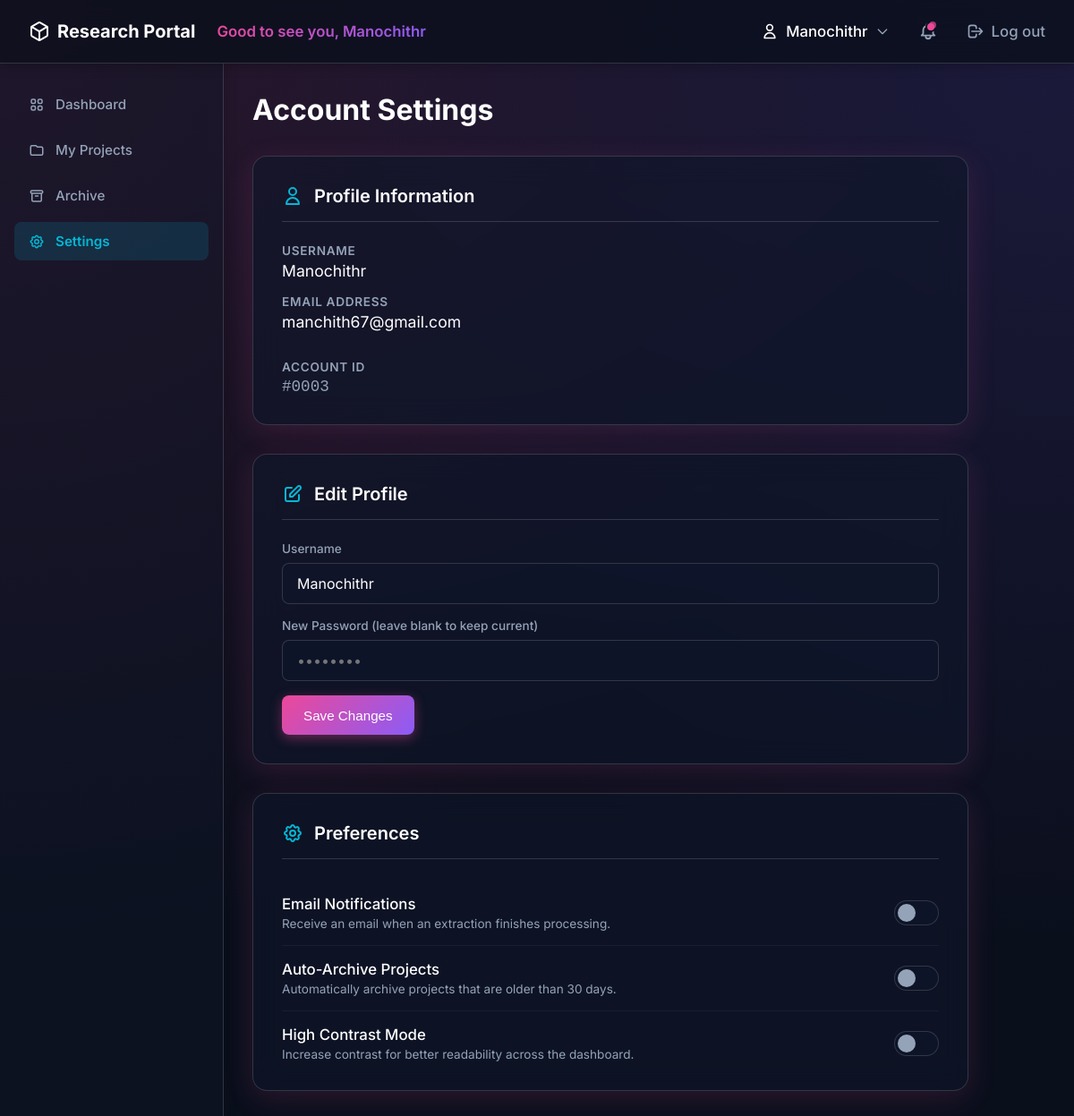
The app's page /settings (signed in) with its own data.
### models.py (models this page shows)
class User(UserMixin, db.Model):
    id = db.Column(db.Integer, primary_key=True)
    username = db.Column(db.String(150), unique=True, nullable=False)
    email = db.Column(db.String(150), unique=True, nullable=False)
    password_hash = db.Column(db.String(256), nullable=False)
    email_notifications = db.Column(db.Boolean, default=True)
    high_contrast_mode = db.Column(db.Boolean, default=False)
    auto_archive_projects = db.Column(db.Boolean, default=False)
    projects = db.relationship('ResearchProject', backref='user', lazy=True)

### app.py (the view)
@app.route('/settings', methods=['GET'])
@login_required
def settings():
    return render_template('settings.html', title="Settings")

### app.py (called while the page is built)
@login_manager.user_loader
def load_user(user_id):
    return User.query.get(int(user_id))

### templates/settings.html (shortened to what this page needs)
{% extends "base.html" %}
{% block content %}
<div class="dashboard-header"
    style="display: flex; justify-content: space-between; align-items: center; margin-bottom: var(--space-8); width: 100%;">
    <h1 style="margin: 0; font-size: 2rem; font-weight: 700;">Account Settings</h1>
</div>
<div class="settings-container">
    <div class="settings-section">
        <h2>
            <svg fill="none" stroke="currentColor" viewBox="0 0 24 24" width="24" height="24">
                <path stroke-linecap="round" stroke-linejoin="round" stroke-width="2"
                    d="M16 7a4 4 0 11-8 0 4 4 0 018 0zM12 14a7 7 0 00-7 7h14a7 7 0 00-7-7z"></path>
            </svg>
            Profile Information
        </h2>
        <div class="profile-info">
            <div class="info-group">
                <span class="info-label">Username</span>
                <span class="info-value">{{ current_user.username }}</span>
            </div>
            <div class="info-group">
                <span class="info-label">Email Address</span>
                <span class="info-value">{{ current_user.email }}</span>
            </div>
            <div class="info-group" style="margin-top: var(--space-4);">
                <span class="info-label">Account ID</span>
                <span class="info-value" style="font-family: monospace; color: var(--text-muted);">#000{{
                    current_user.id }}</span>
            </div>
        </div>
    </div>
    <div class="settings-section">
        <h2>
            <svg fill="none" stroke="currentColor" viewBox="0 0 24 24" width="24" height="24">
                <path stroke-linecap="round" stroke-linejoin="round" stroke-width="2"
                    d="M11 5H6a2 2 0 00-2 2v11a2 2 0 002 2h11a2 2 0 002-2v-5m-1.414-9.414a2 2 0 112.828 2.828L11.828 15H9v-2.828l8.586-8.586z">
                </path>
            </svg>
            Edit Profile
        </h2>
        <form method="POST" action="{{ url_for('auth.update_profile') }}">
            <div class="form-group" style="margin-bottom: var(--space-4);">
                <label for="username">Username</label>
                <input type="text" id="username" name="username" class="form-control"
                    value="{{ current_user.username }}" required>
            </div>
            <div class="form-group" style="margin-bottom: var(--space-4);">
                <label for="password">New Password (leave blank to keep current)</label>
                <input type="password" id="password" name="password" class="form-control" placeholder="••••••••">
            </div>
            <div class="form-actions" style="margin-top: var(--space-4); justify-content: flex-start;">
                <button type="submit" class="btn-gradient">Save Changes</button>
            </div>
        </form>
    </div>
    <div class="settings-section">
        <h2>
            Preferences
        </h2>
        <div class="setting-item">
            <div class="setting-info">
                <span class="setting-title">Email Notifications</span>
                <span class="setting-desc">Receive an email when an extraction finishes processing.</span>
            </div>
            <label class="toggle-switch">
                <span class="slider"></span>
            </label>
        </div>
        <div class="setting-item">
            <div class="setting-info">
                <span class="setting-title">Auto-Archive Projects</span>
                <span class="setting-desc">Automatically archive projects that are older than 30 days.</span>
            </div>
            <label class="toggle-switch">
                <span class="slider"></span>
            </label>
        </div>
        <div class="setting-item">
            <div class="setting-info">
                <span class="setting-title">High Contrast Mode</span>
                <span class="setting-desc">Increase contrast for better readability across the dashboard.</span>
            </div>
            <label class="toggle-switch">
                <span class="slider"></span>
            </label>
        </div>
    </div>
</div>
{% endblock %}

### templates/base.html (shortened to what this page needs)
<!DOCTYPE html>
<html lang="en">
<head>
</head>
<body class="{% if current_user.is_authenticated and current_user.high_contrast_mode %}high-contrast{% endif %}">
    <nav class="navbar">
        <a href="{{ url_for('index') }}" class="navbar-brand">
            Research Portal
        </a>
        {% if current_user.is_authenticated %}
        <div style="flex: 1; display: flex; align-items: center; padding-left: var(--space-6);">
            <span
                style="background: linear-gradient(135deg, var(--gradient-start), var(--gradient-end)); -webkit-background-clip: text; -webkit-text-fill-color: transparent; font-weight: 600; font-size: 1.05rem;">
                Good to see you, {{ current_user.username }}
            </span>
        </div>
        {% endif %}
        <div class="navbar-nav">
            {% if current_user.is_authenticated %}
            <div class="profile-dropdown">
                <span class="nav-link profile-toggle"
                    style="color: var(--text-main); font-size: 1.05rem; font-weight: 500; cursor: pointer; display: flex; align-items: center; gap: 8px;">
                    <svg fill="none" stroke="currentColor" viewBox="0 0 24 24" width="20" height="20">
                        <path stroke-linecap="round" stroke-linejoin="round" stroke-width="2"
                            d="M16 7a4 4 0 11-8 0 4 4 0 018 0zM12 14a7 7 0 00-7 7h14a7 7 0 00-7-7z"></path>
                    </svg>
                    {{ current_user.username }}
                    <svg fill="none" stroke="currentColor" viewBox="0 0 24 24" width="16" height="16"
                        style="color: var(--text-muted);">
                        <path stroke-linecap="round" stroke-linejoin="round" stroke-width="2" d="M19 9l-7 7-7-7"></path>
                    </svg>
                </span>
            </div>
            <div style="position: relative; display: flex; align-items: center; justify-content: center; cursor: pointer; padding: 8px; border-radius: 50%; transition: background 0.2s;"
                onmouseover="this.style.background='rgba(255,255,255,0.05)'"
                onmouseout="this.style.background='transparent'">
                <div
                    style="position: absolute; top: 8px; right: 10px; width: 8px; height: 8px; background-color: var(--gradient-start); border-radius: 50%; opacity: 0.7; animation: ping 2s cubic-bezier(0, 0, 0.2, 1) infinite;">
                </div>
            </div>
            <a href="{{ url_for('auth.logout') }}" class="nav-link"
                style="font-size: 1.05rem; display: flex; align-items: center; gap: 8px;">
                <svg fill="none" stroke="currentColor" viewBox="0 0 24 24" width="20" height="20">
                    <path stroke-linecap="round" stroke-linejoin="round" stroke-width="2"
                        d="M17 16l4-4m0 0l-4-4m4 4H7m6 4v1a3 3 0 01-3 3H6a3 3 0 01-3-3V7a3 3 0 013-3h4a3 3 0 013 3v1">
                    </path>
                </svg>
                Log out
            </a>
            {% else %}
            <a href="{{ url_for('auth.login') }}" class="nav-link" style="font-size: 1.05rem;">Log in</a>
            <a href="{{ url_for('auth.signup') }}" class="btn-gradient">Sign up</a>
            {% endif %}
        </div>
    </nav>
    <div class="dashboard-layout">
        {% if current_user.is_authenticated and not hide_sidebar %}
        <aside class="sidebar">
            <div class="sidebar-nav">
                <a href="{{ url_for('dashboard') }}"
                    class="sidebar-link {% if request.endpoint == 'dashboard' %}active{% endif %}">
                    Dashboard
                </a>
                <a href="{{ url_for('projects') }}"
                    class="sidebar-link {% if request.endpoint == 'projects' %}active{% endif %}">
                    <svg fill="none" stroke="currentColor" viewBox="0 0 24 24">
                        <path stroke-linecap="round" stroke-linejoin="round" stroke-width="2"
                            d="M3 7v10a2 2 0 002 2h14a2 2 0 002-2V9a2 2 0 00-2-2h-6l-2-2H5a2 2 0 00-2 2z"></path>
                    </svg>
                    My Projects
                </a>
                <a href="{{ url_for('archive') }}"
                    class="sidebar-link {% if request.endpoint == 'archive' %}active{% endif %}">
                    <svg fill="none" stroke="currentColor" viewBox="0 0 24 24">
                        <path stroke-linecap="round" stroke-linejoin="round" stroke-width="2"
                            d="M5 8h14M5 8a2 2 0 110-4h14a2 2 0 110 4M5 8v10a2 2 0 002 2h10a2 2 0 002-2V8m-9 4h4">
                        </path>
                    </svg>
                    Archive
                </a>
                <a href="{{ url_for('settings') }}"
                    class="sidebar-link {% if request.endpoint == 'settings' %}active{% endif %}">
                    Settings
                </a>
            </div>
        </aside>
        {% endif %}
        <main class="main-content">
            {% block content %}{% endblock %}
        </main>
    </div>
</body>
</html>

### templates/base.html (style rules this page uses)
:root { --bg-color: #0A0F1C; --text-main: #FFFFFF; --text-muted: #94A3B8; --primary: #06B6D4; --primary-hover: #0891B2; --gradient-start: #EC4899; --gradient-end: #8B5CF6; --glass-bg: rgba(15, 23, 42, 0.6); --glass-border: rgba(255, 255, 255, 0.15); --glass-shadow: 0 8px 32px rgba(236, 72, 153, 0.15); --error: #EF4444; --success: #10B981; --space-1: 4px; --space-2: 8px; --space-3: 12px; --space-4: 16px; --space-5: 20px; --space-6: 24px; --space-8: 32px; --space-10: 40px; --space-12: 48px; --space-16: 64px; --space-20: 80px; --btn-min-height: 44px; --content-max-width: 1240px; }
body { font-family: 'Inter', -apple-system, BlinkMacSystemFont, "Segoe UI", Roboto, sans-serif; background-color: var(--bg-color); color: var(--text-main); margin: 0; min-height: 100vh; display: flex; flex-direction: column; background-image: radial-gradient(at 0% 0%, rgba(236, 72, 153, 0.15) 0px, transparent 60%), radial-gradient(at 100% 0%, rgba(139, 92, 246, 0.15) 0px, transparent 60%); background-attachment: fixed; }
.navbar { display: flex; justify-content: space-between; align-items: center; padding: var(--space-4) var(--space-8); background: rgba(10, 15, 28, 0.8); backdrop-filter: blur(16px); -webkit-backdrop-filter: blur(16px); border-bottom: 1px solid var(--glass-border); box-shadow: 0 4px 12px rgba(0, 0, 0, 0.2); position: sticky; top: 0; z-index: 100; }
.navbar-brand { font-size: 1.25rem; font-weight: 700; color: var(--text-main); text-decoration: none; display: flex; align-items: center; gap: var(--space-2); }
.navbar-nav { display: flex; gap: var(--space-6); align-items: center; }
.nav-link { color: var(--text-muted); text-decoration: none; font-size: 0.95rem; font-weight: 500; transition: color 0.2s ease; }
.btn-gradient { background: linear-gradient(135deg, var(--gradient-start), var(--gradient-end)); color: white; border: none; padding: var(--space-3) var(--space-6); border-radius: var(--space-2); font-weight: 500; font-size: 0.95rem; text-decoration: none; transition: transform 0.2s ease, box-shadow 0.2s ease; cursor: pointer; box-shadow: 0 4px 14px rgba(236, 72, 153, 0.4); min-height: var(--btn-min-height); display: inline-flex; align-items: center; justify-content: center; box-sizing: border-box; position: relative; }
.dashboard-layout { display: flex; flex: 1; width: 100%; }
.sidebar { width: 250px; background: rgba(15, 23, 42, 0.4); border-right: 1px solid var(--glass-border); box-shadow: 4px 0 12px rgba(0, 0, 0, 0.1); padding: var(--space-6) var(--space-4); display: flex; flex-direction: column; box-sizing: border-box; }
.sidebar-nav { display: flex; flex-direction: column; gap: var(--space-2); }
.sidebar-link { display: flex; align-items: center; gap: var(--space-3); padding: var(--space-3) var(--space-4); color: var(--text-muted); text-decoration: none; border-radius: var(--space-2); font-size: 0.95rem; font-weight: 500; transition: all 0.2s ease; }
.sidebar-link svg { width: 18px; height: 18px; flex-shrink: 0; transition: color 0.2s ease; }
.sidebar-link.active { color: var(--primary); background: rgba(6, 182, 212, 0.15); font-weight: 600; }
.main-content { flex: 1; display: flex; flex-direction: column; width: 100%; max-width: var(--content-max-width); margin: 0 auto; padding: var(--space-8) var(--space-8); box-sizing: border-box; }
.profile-dropdown { position: relative; display: inline-flex; align-items: center; }
.form-group { margin-bottom: var(--space-6); display: flex; flex-direction: column; }
.form-group label { display: block; margin-bottom: var(--space-2); font-size: 0.85rem; font-weight: 500; color: var(--text-muted); }
.form-control { width: 100%; background: rgba(15, 23, 42, 0.6); border: 1px solid var(--glass-border); color: var(--text-main); padding: var(--space-3) var(--space-4); border-radius: var(--space-2); font-size: 1rem; font-family: 'Inter', sans-serif; transition: border-color 0.3s ease, box-shadow 0.3s ease; box-sizing: border-box; min-height: var(--btn-min-height); }
.form-actions { display: flex; justify-content: flex-end; margin-top: var(--space-8); }

### records on screen
User: username "Manochithr", email "manchith67@gmail.com", id "3"
